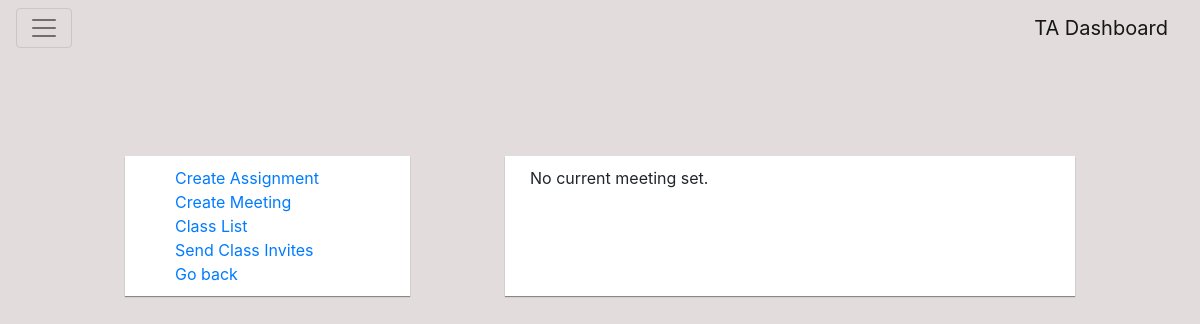
The app's page /main/class/12/ (signed in), older data.
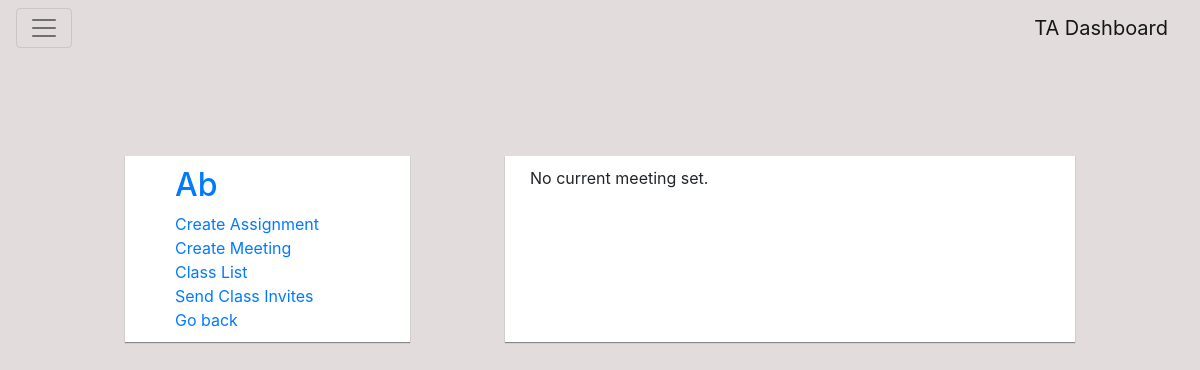
The same page, newer data.
### ta_dash/models.py (models this page shows)
class Assignment(models.Model):
    assignment_name = models.CharField(max_length=200)
    class_id = models.ForeignKey(Class, on_delete=models.CASCADE)

### ta_dash/views.py (the view)
# urls.py: url(r'^class/(?P<class_index>[0-9]+)/$', views.class_index, name= 'class_index'),
def class_index(request, class_index):
    if returnAuthenticationStatus(request):
        selected_class = Class.objects.get(id=class_index)
        user_profile = retrieve_profile(request)
        if check_enrollment(selected_class, user_profile):
            create_assignment_url = "/main/create/" + str(class_index)
            create_meeting_url = "/main/class/" + str(class_index) + "/create_meeting/"
            assignment_list = []
            assignments = selected_class.assignment_set.all().values("assignment_name", "id")
            for element in assignments:
                context_object = {}
                context_object["url"] = str(element["id"]) + "/"
                context_object["name"] = element["assignment_name"]
                assignment_list.append(context_object)
            try:
                meeting = Meeting.objects.get(associated_class=selected_class)
            except:
                meeting = {}
            return render(request, "main/class_index.html", {"assignment_list": assignment_list,
            "create_meeting_url": create_meeting_url,
            "create_assignment_url": create_assignment_url, "meeting": meeting, "class_index": class_index})
        else:
            return HttpResponse("You do not have access to the class")
    else:
        return redirect("/main/")

### ta_dash/views.py (called while the page is built)
def returnAuthenticationStatus(request):
    if request.user.is_authenticated():
        return True
    else:
        return False

def retrieve_profile(request):
    if request.user:
        user = request.user
        profile_id = AccountProfileID.objects.get(id=user.accountprofileid.id).profileID
        user_profile = UserProfile.objects.get(id=profile_id)
        return user_profile
    else:
        return None

def check_enrollment(class_object, user_profile):
    selected_enrollment = Enrollment.objects.get(enrolled_class=class_object, user=user_profile)
    return selected_enrollment

### ta_dash/templates/main/class_index.html (shortened to what this page needs)
{% extends "main/base.html" %}
{% block content %}
<div class="container">
    <div class="row">
        <div class="col-md-3 offset-md-1 index-box">
           {% for assignment in assignment_list %}
            <h2>
              <a href="{{ assignment.url }}">
                {{ assignment.name }}
              </a>
            </h2>
            {% endfor %}
            <div>
            <a href="{{ create_assignment_url }}"> Create Assignment </a>
            </div>
            <div>
            <a href="{{ create_meeting_url }}"> Create Meeting </a>
            </div>
            <div>
              <a href="/main/class/{{class_index}}/view_attendees">Class List</a>
            </div>
            <div>
              <a href="/main/class/{{class_index}}/invite/">Send Class Invites</a>
            </div>
            <div>
              <a href="/main/index">Go back</a>
            </div>
        </div>
        <div class="col-md-6 offset-md-1 map-box">
          {% if meeting.meeting_date %}
            <div id="map"></div>
            Meeting Date: {{ meeting.meeting_date }}
            <div>Meeting Address: <span id="meeting_address">{{ meeting.address }}</div>
          {% else %}
          <div> No current meeting set. </div>
          {% endif %}
        </div>
    </div>
</div>
{% endblock %}

### ta_dash/templates/main/base.html (shortened to what this page needs)
<head>
<link rel="stylesheet" href="https://maxcdn.bootstrapcdn.com/bootstrap/4.0.0-alpha.6/css/bootstrap.min.css">
{% load staticfiles %}
<link rel="stylesheet" type="text/css" href="{% static 'ta_dash/base.css' %}">
</head>
<body>
<nav class="navbar navbar-toggleable-md navbar-light bg-faded">
  <button class="navbar-toggler navbar-toggler-right" type="button" data-toggle="collapse" data-target="#navbarSupportedContent" aria-controls="navbarSupportedContent" aria-expanded="false" aria-label="Toggle navigation">
    <span class="navbar-toggler-icon"></span>
  </button>
  <a class="navbar-brand" href="/main/index">TA Dashboard</a>
</nav>
{% block content %}
{% endblock %}
</body>

### ta_dash/static/ta_dash/base.css (style rules this page uses)
body { background-color: #e3dcdc; }
.index-box { background-color: white; box-shadow: 0px 1px 1px #888888; margin-top: 100px; padding-top: 10px; padding-left: 50px; padding-bottom: 10px; }
.map-box { background-color: white; box-shadow: 0px 1px 1px #888888; margin-top: 100px; padding-top: 10px; padding-left: 25px; padding-bottom: 10px; }

Row changes from the older to the newer data that the page shows:
added Assignment: name "Ab"
